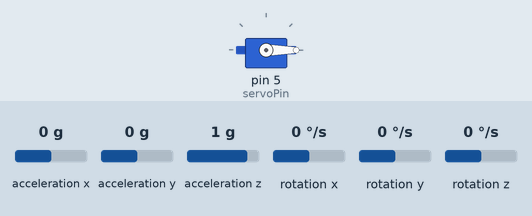
A sketch run on a simulated Arduino Uno, built with avr-gcc and run on an emulated ATmega328P. On the bench: servo. Wiring (inferred from the names in the program): MPU-6050 motion sensor at I2C address 0x68. The test bench sets the inputs (shaded band); at power-on: acceleration y 0 g, acceleration z 1 g, rotation x 0 °/s, acceleration x 0 g, rotation y 0 °/s, rotation z 0 °/s.

Above: at 1.3 s.
1.4 s: acceleration y set to 0.8 g
At 2.3 s:
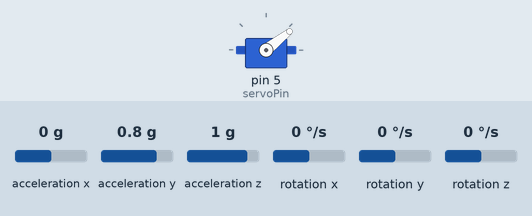
3.3 s: acceleration z set to -1.4 g
At 4.2 s:
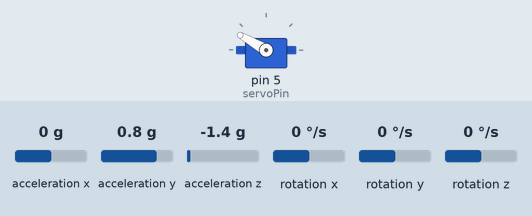
5.4 s: rotation x set to -192 °/s
At 6.3 s:
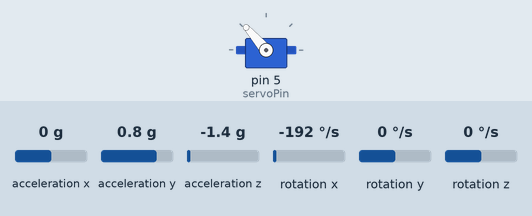
7.2 s: acceleration z set to -0.8 g
At 9.1 s:
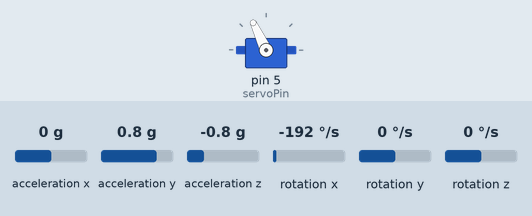
Timing chart, 0 to 10.1 s (numbered marks = the images above; inputs shaded):
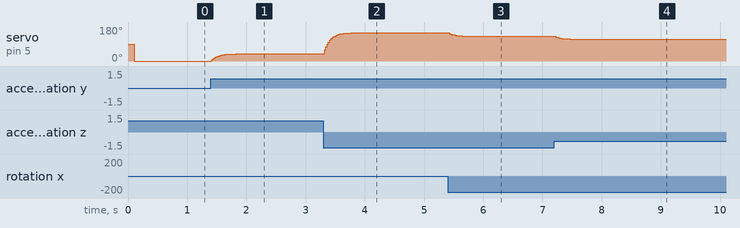

The sketch:

mpu6050_changed.ino
```cpp
#include <Servo.h> //ספריית מנוע סרוו
#include <Wire.h> //ספריית I2C

Servo myservo;   //אובייקט של המחלקה סרוו עבור המנוע
int servoPin = 5;

const int MPU_addr = 0x68;   //כתובת הרכיב MPU6050
double AcX, AcY, AcZ, Tmp, GyX, GyY, GyZ; //משתנים עבור הנתונים שנקרא מהרכיב
unsigned long timer;  //טיימר עבור מדידת הזמן בין חישובי הזווית
double compAngleX, compAngleY;  //משתנים עבור הזוויות שנחשב
#define degconvert 57.2957786   //המרה מרדיאנים למעלות


void setup() {
  myservo.attach(servoPin);   //הגדרות ואתחול מנוע
  myservo.write(90);

  //הגדרות ואתחול- גיירו
  Wire.begin(); //אתחול יחידת הI2C של הארדואינו
  Wire.setClock(400000UL);   //קובע את תדירות התקשורת ל 400kHz
  Wire.beginTransmission(MPU_addr); //התחלת תקשורת עם החיישן - מקבל את הכתובת לשידור
  Wire.write(0x6B);  //פניה לרגיסטר 6B .
  Wire.write(0);     //איפוס הרגיסטר
  Wire.endTransmission(true); //סיום התקשורת - שחרור הקו ע"י שליחת stop
  Serial.begin(115200); //קבע את קצב השידור ל115200 סיביות בשניה
  delay(100);

  Wire.beginTransmission(MPU_addr); //התחלת תקשורת עם החיישן
  Wire.write(0x3B);  //פנייה לרגיסטר 3B לצורך התחלת קריאת נתונים
  Wire.endTransmission(false); //הפסקת השידור, בלי להפסיק את התקשורת- אין שליחת stop
  Wire.requestFrom(MPU_addr, 14, true);
  //גישה לבתים בכתובת החיישן, 14 קריאות, והפסקת התקשורת בסיום
  AcX = Wire.read() << 8 | Wire.read(); // 0x3B & 0x3C
  AcY = Wire.read() << 8 | Wire.read(); // 0x3D & 0x3E
  AcZ = Wire.read() << 8 | Wire.read(); // 0x3F & 0x40
  Tmp = Wire.read() << 8 | Wire.read(); // 0x41 & 0x42
  GyX = Wire.read() << 8 | Wire.read(); // 0x43 & 0x44
  GyY = Wire.read() << 8 | Wire.read(); // 0x45 & 0x46
  GyZ = Wire.read() << 8 | Wire.read(); // 0x47 & 0x48

  double roll = atan2(AcY, AcZ) * degconvert;
  double pitch = atan2(-AcX, AcZ) * degconvert;

  compAngleX = roll;
  compAngleY = pitch;

  timer = micros(); //הפעלת הטיימר לחישוב הdt
}

void loop() {//איסוף הנתונים כל פעם מחדש- תוכנית גיירו
  Wire.beginTransmission(MPU_addr);
  Wire.write(0x3B);
  Wire.endTransmission(false);
  Wire.requestFrom(MPU_addr, 14, true);
  AcX = Wire.read() << 8 | Wire.read(); // 0x3B & 0x3C
  AcY = Wire.read() << 8 | Wire.read(); // 0x3D & 0x3E
  AcZ = Wire.read() << 8 | Wire.read(); // 0x3F & 0x40
  Tmp = Wire.read() << 8 | Wire.read(); // 0x41 & 0x42
  GyX = Wire.read() << 8 | Wire.read(); // 0x43 & 0x44
  GyY = Wire.read() << 8 | Wire.read(); // 0x45 & 0x46
  GyZ = Wire.read() << 8 | Wire.read(); // 0x47 & 0x48

  double dt = (double)(micros() - timer) / 1000000;  //חישוב הזמן. המרה ממיקרו שניות לשניות
  timer = micros(); //הפעלת הטיימר מחדש לחישוב הdt

  double roll = atan2(AcY, AcZ) * degconvert;
  double pitch = atan2(-AcX, AcZ) * degconvert;

  double gyroXrate = GyX / 131.0;  //המרת הנתון ממספר דיגיטלי ליחידה של מעלה
  double gyroYrate = GyY / 131.0;

  compAngleX = 0.99 * (compAngleX + gyroXrate * dt) + 0.01 * roll; //חישוב הזווית
  compAngleY = 0.99 * (compAngleY + gyroYrate * dt) + 0.01 * pitch;

  myservo.write(compAngleX);
}
```

Measured:
- after the input at 1.4 s, servo on pin 5 (servoPin): moves from 0° to 38° over 0.42 s, starting at once
- after the input at 3.3 s, servo on pin 5 (servoPin): moves from 38° to 150° over 0.63 s, starting at once
- after the input at 5.4 s, servo on pin 5 (servoPin): moves from 150° to 131° over 0.32 s, starting at once
- after the input at 7.2 s, servo on pin 5 (servoPin): moves from 131° to 115° over 0.49 s, starting at once
